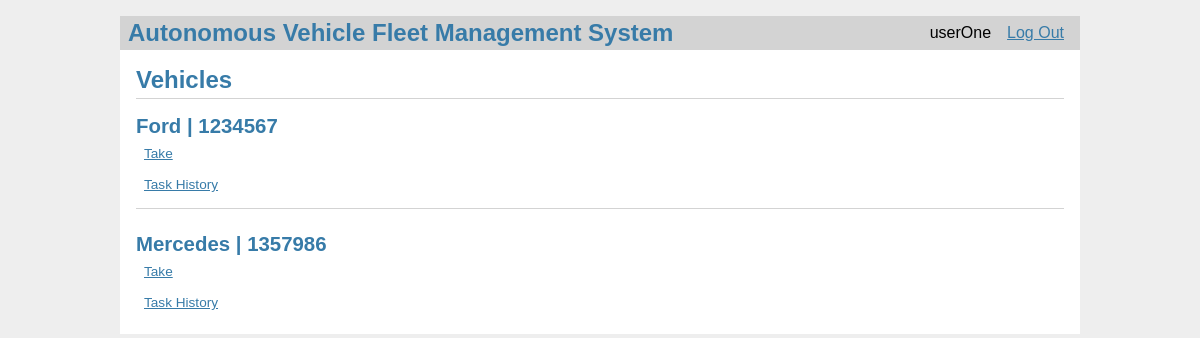
/vehicles/ (signed in), run on the app's committed database.
### models.py (models this page shows, shortened)
class User(db.Model):
    id = db.Column(db.Integer, primary_key=True)
    username = db.Column(db.String(80), unique=True, nullable=False)
    password = db.Column(db.String(80), unique=True, nullable=False)
    role = db.Column(db.String(80), unique=False, nullable=False)

class Vehicle(db.Model):
    id = db.Column(db.Integer, primary_key=True)
    manufacturer = db.Column(db.String(80), unique=False, nullable=False)
    license_plate_number = db.Column(
        db.String(80), unique=True, nullable=False)
    user_id = db.Column(db.Integer, nullable=True)
    available = db.Column(db.Boolean, unique=False,
                          nullable=False, default=True)

### vehicles.py (the view)
@bp.route('/')
def index():
    vehicles = Vehicle.query.all()
    users = {
        user.id: user for user in
        User.query.filter(User.id.in_(
            [vehicle.user_id for vehicle in vehicles if vehicle.user_id]
        )).all()
    }
    create_staff_user()
    return render_template('vehicles/index.html', vehicles=vehicles, users=users)

### auth.py (called while the page is built)
@bp.before_app_request
def load_logged_in_user():
    user_id = session.get('user_id')
    if user_id is None:
        g.user = None
    else:
        g.user = User.query.filter_by(id=user_id).first()

### vehicles.py (called while the page is built)
def create_staff_user():
    staff_user = User.query.filter_by(username='staffUser').first()
    if staff_user is None:
        staff_user = User(username='staffUser', password=generate_password_hash(
            'staffpass'), role='STAFF')
        db.session.add(staff_user)
        db.session.commit()

### templates/vehicles/index.html (shortened to what this page needs)
{% extends 'base.html' %}
{% block header %}
<h1>{% block title %}Vehicles{% endblock %}</h1>
{% endblock %}
{% block content %}
{% for v in vehicles %}
<article class="vehicle">
    <header>
        <div>
            <h1>{{ v.manufacturer }} | {{ v.license_plate_number }}</h1>
            {% if v.available == True %}
            <a class="action" href="{{ url_for('vehicles.take_vehicle', vid=v.id) }}">Take</a>
            {% else %}
            {% if v.user_id == g.user.id %}
            <a class="action" href="{{ url_for('vehicles.return_vehicle', vid=v.id) }}">Return</a>
            {% else %}
            <p>Taken by {{ users[v.user_id].username }}.</p>
            {% endif %}
            {% endif %}
            <a class="action" href="{{ url_for('vehicles.task_history', vid=v.id) }}">Task History</a>
        </div>
    </header>
</article>
{% if not loop.last %}
<hr>
{% endif %}
{% endfor %}
{% endblock %}

### templates/base.html (shortened to what this page needs)
<!doctype html>
<link rel="stylesheet" href="{{ url_for('static', filename='style.css') }}">
<nav>
    <h1>Autonomous Vehicle Fleet Management System</h1>
    <ul>
        {% if g.user %}
        <li><span>{{ g.user['username'] }}</span>
        <li><a href="{{ url_for('auth.logout') }}">Log Out</a>
            {% else %}
        <li><a href="{{ url_for('auth.register') }}">Register</a>
        <li><a href="{{ url_for('auth.login') }}">Log In</a>
            {% endif %}
    </ul>
</nav>
<section class="content">
    <header>
        {% block header %}{% endblock %}
    </header>
    {% block content %}{% endblock %}
</section>

### static/style.css (style rules this page uses)
h1 { font-family: sans-serif; color: #377ba8; margin: 1rem 0; }
a { color: #377ba8; }
hr { border: none; border-top: 1px solid lightgray; }
nav { background: lightgray; display: flex; align-items: center; padding: 0 0.5rem; }
nav h1 { flex: auto; margin: 0; }
nav ul { display: flex; list-style: none; margin: 0; padding: 0; }
nav ul li a, nav ul li span, header .action { display: block; padding: 0.5rem; }
.content { padding: 0 1rem 1rem; }
.content>header { border-bottom: 1px solid lightgray; display: flex; align-items: flex-end; }
.content>header h1 { flex: auto; margin: 1rem 0 0.25rem 0; }
.vehicle>header { display: flex; align-items: flex-end; font-size: 0.85em; }
.vehicle>header>div:first-of-type { flex: auto; }
.vehicle>header h1 { font-size: 1.5em; margin-bottom: 0; }
.content:last-child { margin-bottom: 0; }

### data on the page
User: user.username "userOne"
Vehicle: manufacturer "Ford", license_plate_number "1234567"
Vehicle: manufacturer "Mercedes", license_plate_number "1357986"
